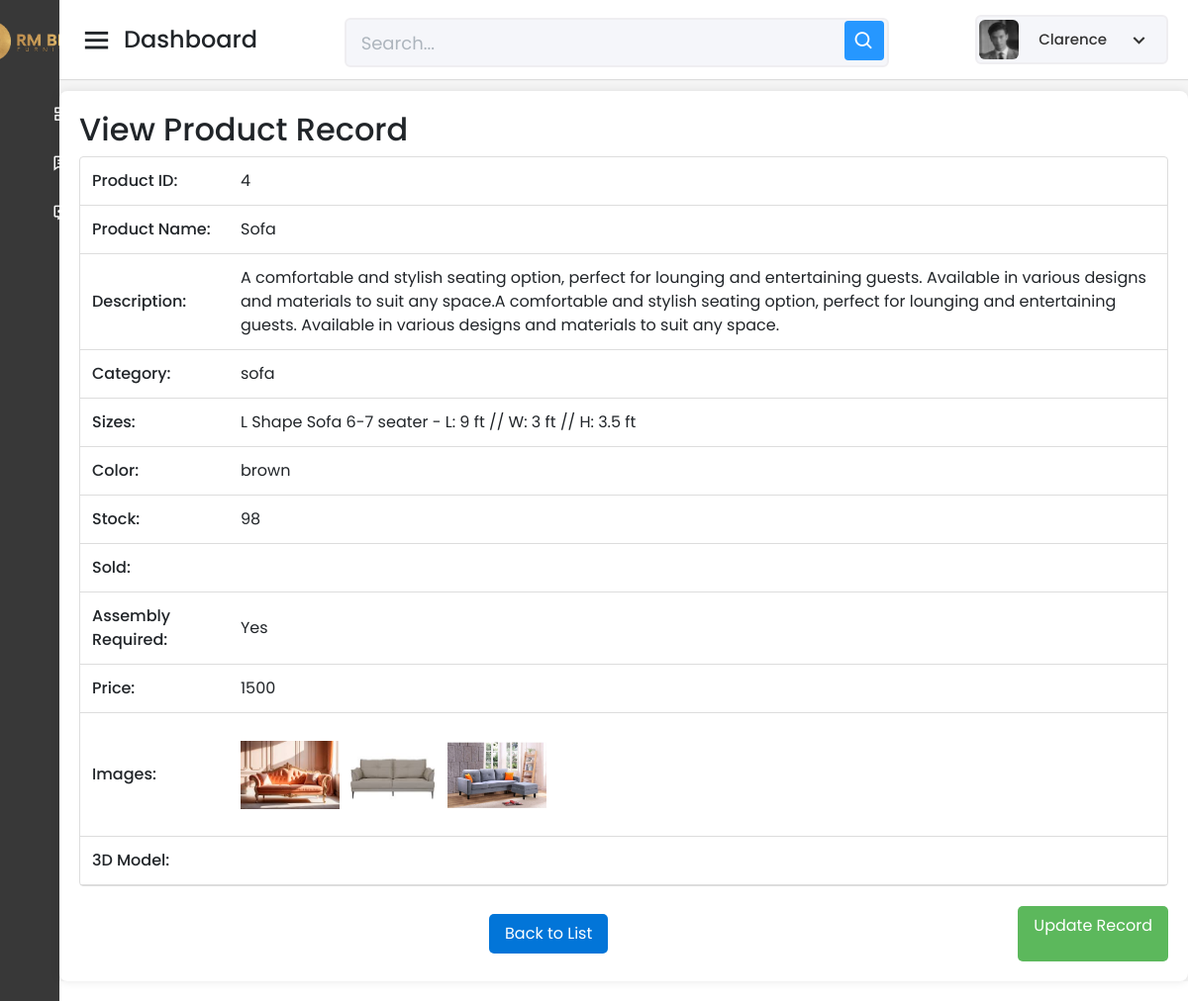
The page /Capstone_Admin/product/read-one-product-form.php?id=4 (signed in) on the database its author committed.
### tables this page shows
CREATE TABLE `tbl_prod_info` (
  `Product_ID` int(11) NOT NULL AUTO_INCREMENT,
  `Product_Name` varchar(255) NOT NULL,
  `Description` text DEFAULT NULL,
  `Category` varchar(100) DEFAULT NULL,
  `Sizes` varchar(100) DEFAULT NULL,
  `Color` varchar(50) DEFAULT NULL,
  `Stock` varchar(100) DEFAULT NULL,
  `Assembly_Required` varchar(255) DEFAULT NULL,
  `ImageURL` varchar(255) DEFAULT NULL,
  `Price` varchar(255) NOT NULL,
  `Sold` varchar(255) DEFAULT NULL,
  `DateAdded` timestamp NOT NULL DEFAULT current_timestamp(),
  `LastUpdate` timestamp NOT NULL DEFAULT current_timestamp() ON UPDATE current_timestamp(),
  `GLB_File_URL` varchar(255) DEFAULT NULL,
  `product_type` enum('readymade','custom') DEFAULT 'readymade',
  PRIMARY KEY (`Product_ID`)
);

### Capstone_Admin/product/read-one-product-form.php (the view, shortened to what this page needs)
<?php
include_once '../config/database.php';
$adminId = $_SESSION['admin_id'];
$stmt = $pdo->prepare("SELECT First_Name, PicPath FROM tbl_admin_info WHERE Admin_ID = :admin_id");
$stmt->bindParam(':admin_id', $adminId);
$stmt->execute();
$admin = $stmt->fetch(PDO::FETCH_ASSOC);
$adminName = htmlspecialchars($admin['First_Name']);
$profilePicPath = htmlspecialchars($admin['PicPath']);
?>
<!DOCTYPE html>
<html lang="en" dir="ltr">
<head>
    <link href="../static/css/bootstrap.min.css" rel="stylesheet">
    <link href="../static/css-files/dashboard.css" rel="stylesheet">
    <link href="../static/css-files/button.css" rel="stylesheet">
    <link href="../static/css-files/admin_homev2.css" rel="stylesheet">
    <link href="https://unpkg.com/boxicons@2.0.7/css/boxicons.min.css" rel="stylesheet" />
</head>
<body>
    <div class="sidebar">
      <div class="logo-details">
        <span class="logo_name">
            <img src="../static/images/rm raw png.png" alt="RM BETIS FURNITURE"  class="logo_name">
        </span>
    </div>
        <ul class="nav-links">
            <li>
                <a href="../dashboard/dashboard.php" class="">
                    <span class="links_name">Dashboard</span>
                </a>
            </li>
            <li>
                <a href="../purchase-history/read-all-history-form.php" class="">
                    <span class="links_name">All Purchase History</span>
                </a>
            </li>
            <li>
    <a href="../reviews/read-all-reviews-form.php">
        <span class="links_name">All Reviews</span>
    </a>
</li>
        </ul>
    </div>
    <section class="home-section">
    <nav>
            <div class="sidebar-button">
                <i class="bx bx-menu sidebarBtn"></i>
                <span class="dashboard">Dashboard</span>
            </div>
            <div class="search-box">
                <input type="text" placeholder="Search..." />
                <i class="bx bx-search"></i>
            </div>
            <div class="profile-details" onclick="toggleDropdown()">
    <img src="<?php echo $profilePicPath; ?>" alt="Profile Picture" />
    <span class="admin_name"><?php echo $adminName; ?></span>
    <i class="bx bx-chevron-down dropdown-button"></i>
</div>
 </nav>
        <br><br><br>
        <?php
        $query = "SELECT * FROM tbl_prod_info WHERE Product_ID = ?";
        $stmt = $pdo->prepare($query);
        $stmt->bindValue(1, $_GET['id'], PDO::PARAM_INT);
        $stmt->execute();
        $row = $stmt->fetch(PDO::FETCH_ASSOC);
        $productID = htmlspecialchars($row["Product_ID"]);
        $productName = htmlspecialchars($row["Product_Name"]);
        $description = htmlspecialchars($row["Description"]);
        $category = htmlspecialchars($row["Category"]);
        $sizes = htmlspecialchars($row["Sizes"]);
        $color = htmlspecialchars($row["Color"]);
        $stock = htmlspecialchars($row["Stock"]);
        $sold = htmlspecialchars($row["Sold"]);
        $assemblyRequired = htmlspecialchars($row["Assembly_Required"]);
        $price = htmlspecialchars($row["Price"]);
        $imageURLs = explode(',', htmlspecialchars($row["ImageURL"]));
        ?>
        <div class="container_boxes">
            <form name="frmProdRec" method="POST" action="">
                <h2>View Product Record</h2>
                <table>
                    <tr><td>Product ID:</td><td><?php echo $productID; ?></td></tr>
                    <tr><td>Product Name:</td><td><?php echo $productName; ?></td></tr>
                    <tr><td>Description:</td><td><?php echo $description; ?></td></tr>
                    <tr><td>Category:</td><td><?php echo $category; ?></td></tr>
                    <tr><td>Sizes:</td><td><?php echo $sizes; ?></td></tr>
                    <tr><td>Color:</td><td><?php echo $color; ?></td></tr>
                    <tr><td>Stock:</td><td><?php echo $stock; ?></td></tr>
                    <tr><td>Sold:</td><td><?php echo $sold; ?></td></tr>
                    <tr><td>Assembly Required:</td><td><?php echo $assemblyRequired; ?></td></tr>
                    <tr><td>Price:</td><td><?php echo $price; ?></td></tr>
                    <tr><td>Images:</td>
                        <td>
                            <?php foreach ($imageURLs as $imageURL): ?>
                                <img src="<?php echo $imageURL; ?>" alt="Product Image" style="width:100px;height:auto;">
                            <?php endforeach; ?>
                        </td>
                    </tr>
                    <tr><td>3D Model:</td>
                        <td>
                        </td>
                    </tr>
                </table>
                <div class="button-container">
                    <br>
                    <a href="read-all-product-form.php" target="_parent" class="buttonBack">Back to List</a>
                    <a href="update-product-form.php?id=<?php echo $productID; ?>" target="_parent" class="buttonUpdate">Update Record</a>
                </div>
            </form>
        </div>
    </section>
</body>
</html>

### Capstone_Admin/static/css-files/dashboard.css (style rules this page uses)
.profile-details { position: relative; display: flex; align-items: center; cursor: pointer; }
.profile-details img { width: 40px; height: 40px; border-radius: 50%; margin-right: 10px; }
.dropdown-button { cursor: pointer; font-size: 18px; margin-left: 10px; }

### Capstone_Admin/static/css-files/button.css (style rules this page uses)
.buttonView, .buttonBack, .buttonUpdate, .buttonEdit, .buttonDelete { text-decoration: none; color: white; padding: 5px 10px; border-radius: 5px; transition: all 0.2s ease; }
.buttonBack { background-color: #475569; }
.buttonUpdate { background-color: #2697FF; }
.container_boxes { padding: 20px; margin: 20px auto; max-width: 100vw; background-color: #ffffff; border-radius: 8px; box-shadow: 0 0 10px rgba(0,0,0,0.1); }
.container_boxes table { width: 100%; border-collapse: separate; border-spacing: 0; border: 1px solid #ddd; border-radius: 4px; }
.container_boxes td { padding: 12px; border-bottom: 1px solid #ddd; }
input[type="text"], input[type="password"], input[type="email"], select { width: 100%; padding: 8px 12px; margin: 8px 0; display: inline-block; border: 1px solid #ccc; border-radius: 4px; box-sizing: border-box; font-size: 14px; transition: border-color 0.3s ease, box-shadow 0.3s ease; }
::placeholder { color: #adb5bd; opacity: 1; }
.button-container { margin-top: 20px; display: flex; gap: 10px; justify-content: flex-start; }
table { width: 100%; border-collapse: collapse; margin-bottom: 20px; }
table td { padding: 8px; vertical-align: middle; }
table td:first-child { width: 150px; font-weight: 500; }

### rows shown on the page
tbl_prod_info: Product_ID "4", Product_Name "Sofa", Description "A comfortable and stylish seating option, perfect for lounging and entertaining guests. Available in various designs and materials to suit any space.A comfortable and stylish seating option, perfect for lounging and entertaining guests. Available in various designs and materials to suit any space.", Category "sofa", Sizes "L Shape Sofa 6-7 seater - L: 9 ft // W: 3 ft // H: 3.5 ft", Color "brown", Stock "98", Assembly_Required "Yes", Price "1500", ImageURL (picture)

### other values the page prints
$adminName "Clarence"
